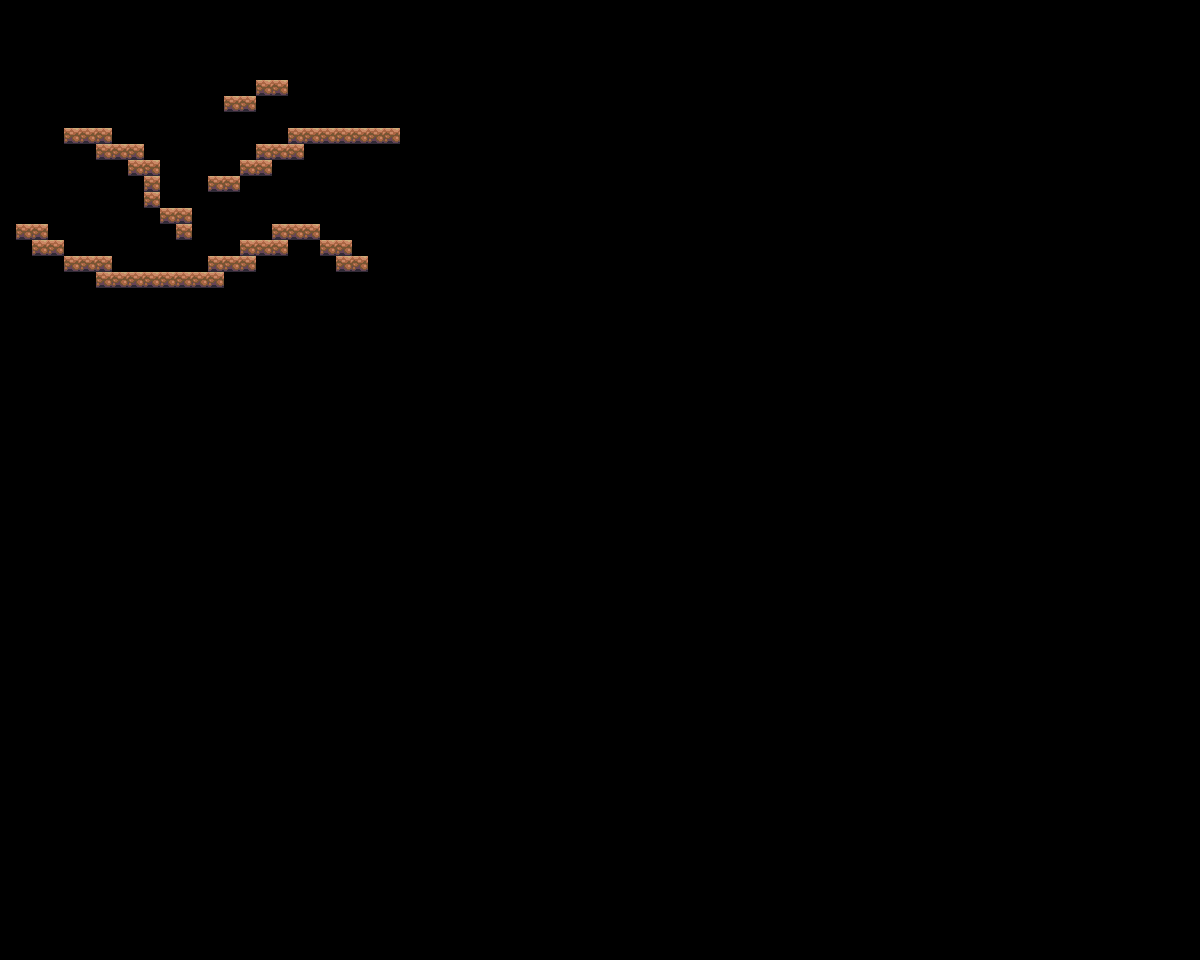

This is a level from a 2D game, rendered from its Tiled map with the project's own tilesets. A one-line summary and the map file follow, with tile-layer data summarised:
An orthogonal 75x60 tile map with 16x16 px tiles, 3 tile layers (BG, WATER, FG) and 1 object (player).

<map version="1.0" tiledversion="2018.06.27" orientation="orthogonal" renderorder="right-down" width="75" height="60" tilewidth="16" tileheight="16" infinite="0" nextlayerid="5" nextobjectid="2">
 <tileset firstgid="1" name="tiles" tilewidth="16" tileheight="16" tilecount="256" columns="16">
  <image source="../GFX/tiles.png" width="256" height="256" />
 </tileset>
 <layer id="1" name="BG" width="75" height="60">
  <data>[4500 cells, 0 non-empty, 0 distinct tile ids]</data>
 </layer>
 <layer id="2" name="WATER" width="75" height="60">
  <data>[4500 cells, 0 non-empty, 0 distinct tile ids]</data>
 </layer>
 <layer id="3" name="FG" width="75" height="60">
  <data>[4500 cells, 59 non-empty, 1 distinct tile ids]</data>
 </layer>
 <objectgroup id="4" name="OBJ">
  <object id="1" name="Player" type="player" x="112" y="96" width="16" height="16" />
 </objectgroup>
</map>
